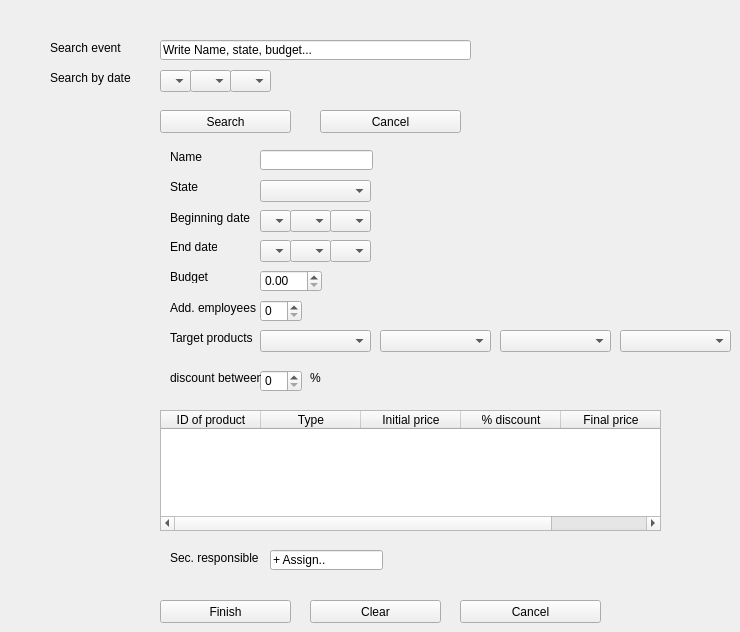
       <widget class="QWidget" name="Modify_disc_tab">
        <attribute name="title">
         <string>Modify</string>
        </attribute>
        <widget class="QPushButton" name="finish_25">
         <property name="geometry">
          <rect>
           <x>160</x>
           <y>600</y>
           <width>131</width>
           <height>23</height>
          </rect>
         </property>
         <property name="text">
          <string>Finish</string>
         </property>
        </widget>
        <widget class="QPushButton" name="return_12">
         <property name="geometry">
          <rect>
           <x>310</x>
           <y>600</y>
           <width>131</width>
           <height>23</height>
          </rect>
         </property>
         <property name="text">
          <string>Clear</string>
         </property>
        </widget>
        <widget class="QPushButton" name="cancel_21">
         <property name="geometry">
          <rect>
           <x>460</x>
           <y>600</y>
           <width>141</width>
           <height>23</height>
          </rect>
         </property>
         <property name="text">
          <string>Cancel</string>
         </property>
        </widget>
        <widget class="QLabel" name="label_136">
         <property name="geometry">
          <rect>
           <x>50</x>
           <y>40</y>
           <width>101</width>
           <height>16</height>
          </rect>
         </property>
         <property name="text">
          <string>Search event</string>
         </property>
        </widget>
        <widget class="QPushButton" name="finish_26">
         <property name="geometry">
          <rect>
           <x>160</x>
           <y>110</y>
           <width>131</width>
           <height>23</height>
          </rect>
         </property>
         <property name="text">
          <string>Search</string>
         </property>
        </widget>
        <widget class="QPushButton" name="cancel_22">
         <property name="geometry">
          <rect>
           <x>320</x>
           <y>110</y>
           <width>141</width>
           <height>23</height>
          </rect>
         </property>
         <property name="text">
          <string>Cancel</string>
         </property>
        </widget>
        <widget class="QLineEdit" name="categorie_22">
         <property name="geometry">
          <rect>
           <x>160</x>
           <y>40</y>
           <width>311</width>
           <height>20</height>
          </rect>
         </property>
         <property name="text">
          <string>Write Name, state, budget...</string>
         </property>
        </widget>
        <widget class="QComboBox" name="comboBox_64">
         <property name="geometry">
          <rect>
           <x>190</x>
           <y>70</y>
           <width>41</width>
           <height>22</height>
          </rect>
         </property>
        </widget>
        <widget class="QComboBox" name="comboBox_65">
         <property name="geometry">
          <rect>
           <x>230</x>
           <y>70</y>
           <width>41</width>
           <height>22</height>
          </rect>
         </property>
        </widget>
        <widget class="QComboBox" name="comboBox_66">
         <property name="geometry">
          <rect>
           <x>160</x>
           <y>70</y>
           <width>31</width>
           <height>22</height>
          </rect>
         </property>
        </widget>
        <widget class="QLabel" name="label_137">
         <property name="geometry">
          <rect>
           <x>50</x>
           <y>70</y>
           <width>101</width>
           <height>16</height>
          </rect>
         </property>
         <property name="text">
          <string>Search by date</string>
         </property>
        </widget>
        <widget class="QComboBox" name="comboBox_67">
         <property name="geometry">
          <rect>
           <x>260</x>
           <y>240</y>
           <width>31</width>
           <height>22</height>
          </rect>
         </property>
        </widget>
        <widget class="QLabel" name="label_138">
         <property name="geometry">
          <rect>
           <x>310</x>
           <y>370</y>
           <width>91</width>
           <height>16</height>
          </rect>
         </property>
         <property name="text">
          <string>%</string>
         </property>
        </widget>
        <widget class="QComboBox" name="comboBox_68">
         <property name="geometry">
          <rect>
           <x>290</x>
           <y>210</y>
           <width>41</width>
           <height>22</height>
          </rect>
         </property>
        </widget>
        <widget class="QLabel" name="label_139">
         <property name="geometry">
          <rect>
           <x>170</x>
           <y>180</y>
           <width>47</width>
           <height>13</height>
          </rect>
         </property>
         <property name="text">
          <string>State</string>
         </property>
        </widget>
        <widget class="QSpinBox" name="spinBox_15">
         <property name="geometry">
          <rect>
           <x>260</x>
           <y>370</y>
           <width>42</width>
           <height>22</height>
          </rect>
         </property>
        </widget>
        <widget class="QLabel" name="label_140">
         <property name="geometry">
          <rect>
           <x>170</x>
           <y>330</y>
           <width>91</width>
           <height>16</height>
          </rect>
         </property>
         <property name="text">
          <string>Target products </string>
         </property>
        </widget>
        <widget class="QComboBox" name="ID_54">
         <property name="geometry">
          <rect>
           <x>380</x>
           <y>330</y>
           <width>111</width>
           <height>22</height>
          </rect>
         </property>
        </widget>
        <widget class="QComboBox" name="comboBox_69">
         <property name="geometry">
          <rect>
           <x>330</x>
           <y>240</y>
           <width>41</width>
           <height>22</height>
          </rect>
         </property>
        </widget>
        <widget class="QLabel" name="label_141">
         <property name="geometry">
          <rect>
           <x>170</x>
           <y>210</y>
           <width>81</width>
           <height>16</height>
          </rect>
         </property>
         <property name="text">
          <string>Beginning date</string>
         </property>
        </widget>
        <widget class="QComboBox" name="ID_55">
         <property name="geometry">
          <rect>
           <x>500</x>
           <y>330</y>
           <width>111</width>
           <height>22</height>
          </rect>
         </property>
        </widget>
        <widget class="QComboBox" name="comboBox_70">
         <property name="geometry">
          <rect>
           <x>290</x>
           <y>240</y>
           <width>41</width>
           <height>22</height>
          </rect>
         </property>
        </widget>
        <widget class="QComboBox" name="ID_56">
         <property name="geometry">
          <rect>
           <x>260</x>
           <y>180</y>
           <width>111</width>
           <height>22</height>
          </rect>
         </property>
        </widget>
        <widget class="QComboBox" name="ID_57">
         <property name="geometry">
          <rect>
           <x>260</x>
           <y>330</y>
           <width>111</width>
           <height>22</height>
          </rect>
         </property>
        </widget>
        <widget class="QComboBox" name="comboBox_71">
         <property name="geometry">
          <rect>
           <x>260</x>
           <y>210</y>
           <width>31</width>
           <height>22</height>
          </rect>
         </property>
        </widget>
        <widget class="QDoubleSpinBox" name="doubleSpinBox_8">
         <property name="geometry">
          <rect>
           <x>260</x>
           <y>270</y>
           <width>62</width>
           <height>22</height>
          </rect>
         </property>
        </widget>
        <widget class="QLabel" name="label_143">
         <property name="geometry">
          <rect>
           <x>170</x>
           <y>240</y>
           <width>47</width>
           <height>13</height>
          </rect>
         </property>
         <property name="text">
          <string>End date</string>
         </property>
        </widget>
        <widget class="QLabel" name="label_144">
         <property name="geometry">
          <rect>
           <x>170</x>
           <y>370</y>
           <width>91</width>
           <height>16</height>
          </rect>
         </property>
         <property name="text">
          <string>discount between</string>
         </property>
        </widget>
        <widget class="QComboBox" name="comboBox_72">
         <property name="geometry">
          <rect>
           <x>330</x>
           <y>210</y>
           <width>41</width>
           <height>22</height>
          </rect>
         </property>
        </widget>
        <widget class="QLineEdit" name="categorie_67">
         <property name="geometry">
          <rect>
           <x>260</x>
           <y>150</y>
           <width>113</width>
           <height>20</height>
          </rect>
         </property>
        </widget>
        <widget class="QLabel" name="label_145">
         <property name="geometry">
          <rect>
           <x>170</x>
           <y>270</y>
           <width>47</width>
           <height>13</height>
          </rect>
         </property>
         <property name="text">
          <string>Budget</string>
         </property>
        </widget>
        <widget class="QLabel" name="label_146">
         <property name="geometry">
          <rect>
           <x>170</x>
           <y>150</y>
           <width>47</width>
           <height>13</height>
          </rect>
         </property>
         <property name="text">
          <string>Name</string>
         </property>
        </widget>
        <widget class="QTableWidget" name="tableWidget_8">
         <property name="geometry">
          <rect>
           <x>160</x>
           <y>410</y>
           <width>501</width>
           <height>121</height>
          </rect>
         </property>
         <column>
          <property name="text">
           <string>ID of product</string>
          </property>
         </column>
         <column>
          <property name="text">
           <string>Type</string>
          </property>
         </column>
         <column>
          <property name="text">
           <string>Initial price</string>
          </property>
         </column>
         <column>
          <property name="text">
           <string>% discount</string>
          </property>
         </column>
         <column>
          <property name="text">
           <string>Final price</string>
          </property>
         </column>
        </widget>
        <widget class="QLabel" name="label_161">
         <property name="geometry">
          <rect>
           <x>170</x>
           <y>300</y>
           <width>91</width>
           <height>16</height>
          </rect>
         </property>
         <property name="text">
          <string>Add. employees</string>
         </property>
        </widget>
        <widget class="QSpinBox" name="spinBox_22">
         <property name="geometry">
          <rect>
           <x>260</x>
           <y>300</y>
           <width>42</width>
           <height>22</height>
          </rect>
         </property>
        </widget>
        <widget class="QLineEdit" name="categorie_78">
         <property name="geometry">
          <rect>
           <x>270</x>
           <y>550</y>
           <width>113</width>
           <height>20</height>
          </rect>
         </property>
         <property name="text">
          <string>+ Assign..</string>
         </property>
        </widget>
        <widget class="QLabel" name="label_170">
         <property name="geometry">
          <rect>
           <x>170</x>
           <y>550</y>
           <width>91</width>
           <height>16</height>
          </rect>
         </property>
         <property name="text">
          <string>Sec. responsible</string>
         </property>
        </widget>
        <widget class="QComboBox" name="ID_58">
         <property name="geometry">
          <rect>
           <x>620</x>
           <y>330</y>
           <width>111</width>
           <height>22</height>
          </rect>
         </property>
        </widget>
       </widget>
